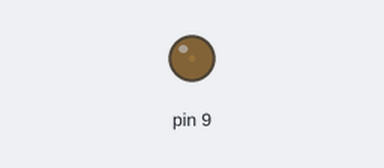
The sketch below on a simulated Arduino Uno, built with avr-gcc and run on an emulated ATmega328P. Parts: output pins drawn as LEDs (lit = HIGH).

Above: at 0.05 s.
At 1.05 s:
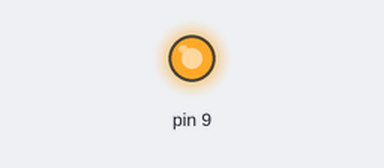
At 1.55 s:
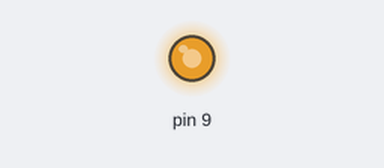
At 3.05 s:
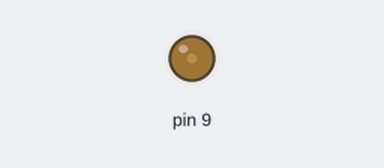
Timing chart, 0 to 8.2 s (numbered marks = the images above):
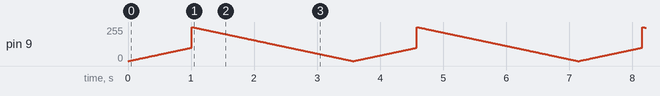

The sketch:

LED_Heartbeat.ino
```cpp
//This uses only one LED
//The LED slowly lights up until a certain point, then abruptly turns much brighter, then slowly fades off, making it look like a heartbeat

void setup() {
  pinMode(9, OUTPUT);
}

void loop() {
  int i;
  for (i=0; i<=100; i++){
    analogWrite(9, i);
    delay(10);
  }
  analogWrite(9, 255);
  for (i=255; i>=0; i--){
    analogWrite(9, i);
    delay(10);
  }
}
```
